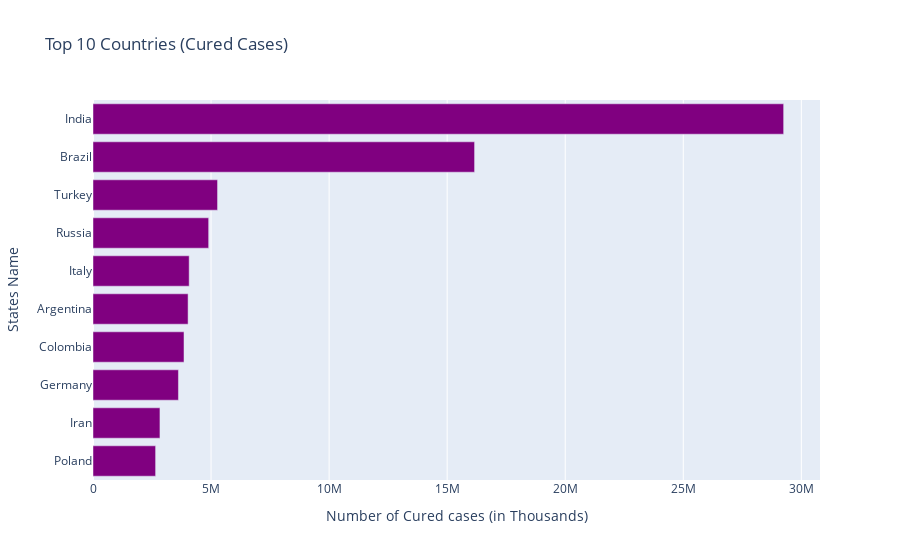

Notebook code cell kept with this figure:
### Code cell
top_10_recovered_states = cases.sort_values('Recovered', ascending=False)[:10]
horizontal_bar_chart(top_10_recovered_states, top_10_recovered_states.Recovered, top_10_recovered_states.index,
                    'Top 10 Countries (Cured Cases)', 'Number of Cured cases (in Thousands)', 'States Name', 'Purple')

### Figure 1 — Plotly figure (JSON) as saved in the notebook; plotly's stock layout.template omitted (floating-point values rounded to 4 significant figures)
{"data": [{"alignmentgroup": "True", "hovertemplate": "Number of Cured cases (in Thousands)=%{x}<br>States Name=%{y}<extra></extra>", "legendgroup": "", "marker": {"color": "Purple", "pattern": {"shape": ""}}, "name": "", "offsetgroup": "", "orientation": "h", "showlegend": false, "textposition": "auto", "type": "bar", "x": [29251029, 16160826, 5275231, 4899158, 4073435, 4027510, 3854457, 3619010, 2835633, 2651522], "xaxis": "x", "y": ["India", "Brazil", "Turkey", "Russia", "Italy", "Argentina", "Colombia", "Germany", "Iran", "Poland"], "yaxis": "y"}], "layout": {"autosize": true, "barmode": "relative", "legend": {"tracegroupgap": 0}, "title": {"text": "Top 10 Countries (Cured Cases)"}, "xaxis": {"anchor": "y", "autorange": true, "domain": [0, 1], "range": [0, 30790000.0], "title": {"text": "Number of Cured cases (in Thousands)"}, "type": "linear"}, "yaxis": {"anchor": "x", "autorange": true, "categoryorder": "total ascending", "domain": [0, 1], "range": [-0.5, 9.5], "title": {"text": "States Name"}, "type": "category"}}}
